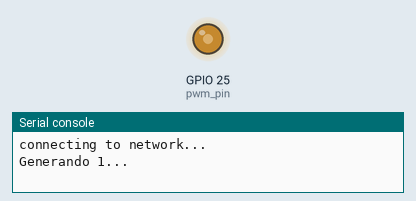
Recording of a program running on a simulated ESP32 board running MicroPython. Shown: output pins drawn as LEDs (lit = HIGH), the last lines printed to the serial console. WiFi joins after 1.5 s.

Above: at 1.55 s.
At 7.5 s:
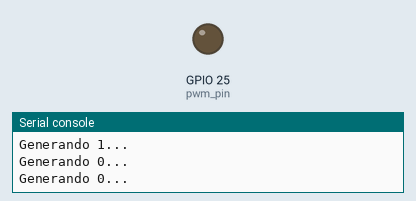
Timing chart, 0 to 10.6 s (numbered marks = the images above):
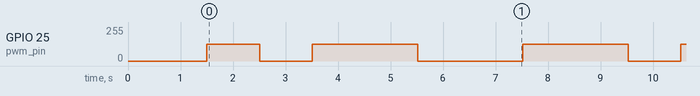

The program:

main.py
```python
from machine import Pin, PWM, ADC
import math
import time

# Configuración del pin PWM
pwm_pin = 25  # Pin donde se genera la señal PWM (ajustar según hardware)
pwm_frequency = 1000  # Frecuencia base de la señal PWM en Hz
pwm = PWM(Pin(pwm_pin))
pwm.freq(pwm_frequency)

# Parámetros de la señal sinusoidal
sin_frequency = 100  # Frecuencia de la señal sinusoidal en Hz
resolution = 1000  # Número de pasos para aproximar la onda (mayor = más suave)
max_duty = 1023  # Ciclo de trabajo máximo permitido para PWM
amplitude = max_duty // 2 # Amplitud máxima de la onda sinusoidal
offset = max_duty // 2  # Offset para centrar la onda en el rango permitido

# Generar una tabla de valores sinusoidales
sin_table = [int(offset + (amplitude-1) * math.sin(2 * math.pi * i / resolution)) for i in range(resolution)]
# Datos binarios que se transmitirán
data = [1, 0, 1, 1, 0, 0, 1]  # Ejemplo de datos binarios
bit_duration = 1  # Duración de cada bit en segundos

try:
    while True:
        for bit in data:
            señales = 0
            if bit == 1:
                print("Generando 1...")
                for value in sin_table:
                    while(señales<10):
                        pwm.duty(value)  # Ajusta el ciclo de trabajo según la tabla
                        señales += 1
                        #time.sleep(1 / (sin_frequency * resolution))  # Tiempo entre pasos
            else:
                print("Generando 0...")
                pwm.duty(0)  # Desactiva la portadora
            time.sleep(bit_duration)  # Mantiene el bit durante el tiempo especificado

except KeyboardInterrupt:
    pwm.deinit()  # Apaga el PWM al terminar
    print("Modulación ASK finalizada.")
```

boot.py
```python
# boot.py -- run on boot-up
def conexion_espera():
    contador=0
    while not sta_if.isconnected():
            contador+=1
            if (contador==tiempo_espera):
                print('network config:', sta_if.ipconfig('addr4'))
                break
            pass

def wifi():
    if not sta_if.isconnected():
        print('connecting to network...')
        sta_if.active(True)
        sta_if.connect('Carolina', 'JK8519Min')
        conexion_espera()
        sta_if.active(False)
        sta_if.active(True)
        sta_if.connect('AP-Fe', 'Fe123456')
        conexion_espera()

import network
sta_if = network.WLAN(network.STA_IF)
tiempo_espera=100000
wifi()
```

Measured:
- by itself, GPIO 25 (pwm_pin): repeats every 7.0 s: 0/255 1.0 s, 127/255 2.0 s, 0/255 2.0 s, 127/255 2.0 s
